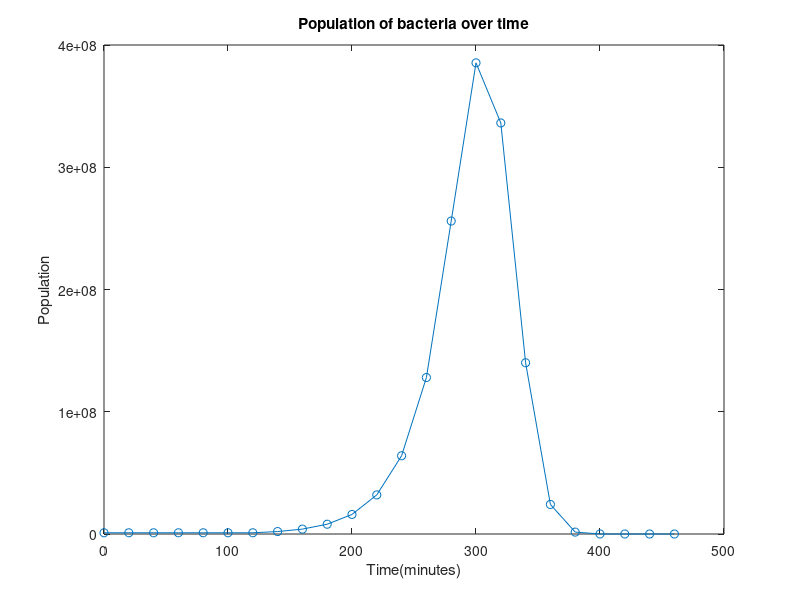

Source code (MATLAB):
%3 recombinases case
r1 = 0.99;
r2 = 0.9;
r3 = 0.8;
r4 = 0.78;
t_recom = 20; %Approximate time of recombination in minutes
p_0 = 1000000; %initial population andan 1 000 000
n = 4; %n is equals the number of recombinases
%There will be 2^n -1 nodes/leaves in the tree
sequence = 1;
%Sacar acumulado de cuantas bacterias han existido
%Relacionar con temas de bioprocesos
%Ingenieria inversa, pov cientifico
for i = 1:2^n -1
    for j = 1:n
        if mod(i,2^j)==2^(j-1)
            s1 = "r";
            s2 = int2str(j);
            s = strcat(s1,s2);
            if strcmp(s,"r1")
                k = r1;
            elseif strcmp(s,"r2")
                k = r2;
            elseif strcmp(s,"r3")
                k = r3;
            else
                k = r4;
            end
            break
        end
    end
sequence = [sequence k];
end
sequence(1) = [];

PM = zeros(2^n);
PM(2^n,2^n) = 1;
for i = 1:2^n - 1
    PM(i,i) = 1-sequence(i); %Fill Probability Matrix
    PM(i,i+1) = sequence(i);
end

PM(3,3) = 0.19;
PM(3,4) = 0.81;

vector = zeros(2^n,1);
vector(1,1) = 1;
f = transpose(PM)*vector;
prob = 0;
while f(end)<0.999
    f = transpose(PM)*f;
    prob = [prob f(end)];
end
%Phases of bacterial growth
lag = 120;%2 hours
exp = 480;%8 hours
stationary = 120;
dead = 600;

%Lag phase
suma = p_0;
for j = 1:(lag/t_recom)
    actual = p_0(j) - round(p_0(j)*prob(j)); %floor
    p_0 = [p_0 actual];
end
%Exponential phase
for i = ((lag/t_recom)+1):size(prob,2)
    actual = p_0(i) - round(p_0(i)*prob(i)); %floor
    suma = [suma  2*actual];
    p_0 = [p_0 2*actual];
end

time = 1:size(p_0,2);

time = (time*t_recom)-t_recom;

bac = 0;
for i=1:size(suma,2)
    bac = bac + suma(i);
end
bac
figure(1)
plot(time,p_0,'-o')
title('Population of bacteria over time')
xlabel('Time(minutes)') 
ylabel('Population') 